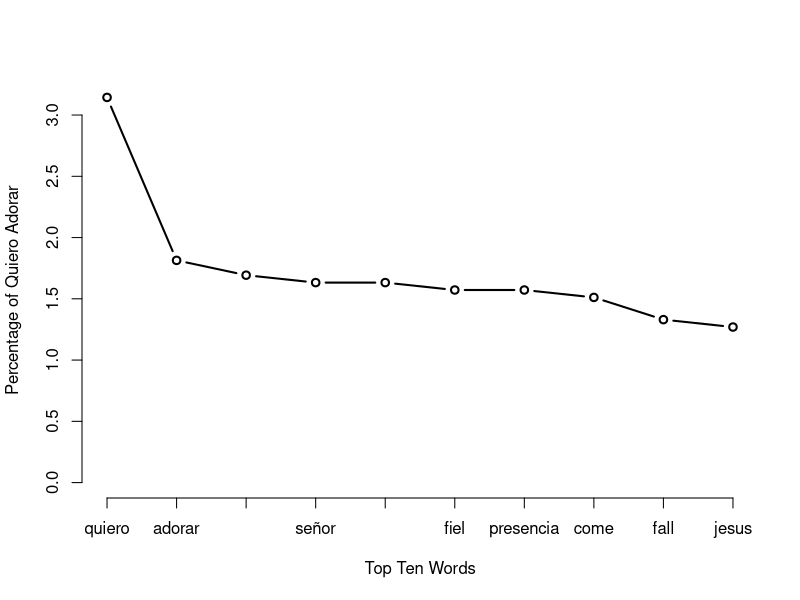
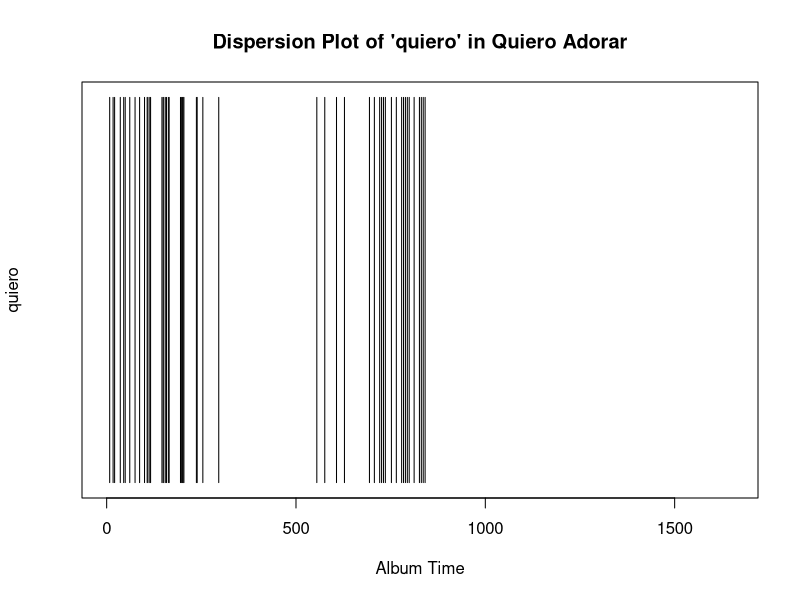

These figures' R source, in order:

################################################################
#Importing Songs

setwd("~/Documents/Text Analysis of Quiero Adorar")
text.v <- scan("Songs.txt", what = "character", sep = "\n")
head(text.v)


################################################################
#Pre-Processing Data

#Removing the line breaks
songs.v <- paste(text.v, collapse = " ")
head(songs.v)

#Making words lower case
songs.lower.v <- tolower(songs.v)
songs.lower.v

#Producing a list of words
song.words.l <- strsplit(songs.lower.v, "\\W")
song.words.l

#Unlisting a word
song.word.v <- unlist(song.words.l)
song.word.v

#Keeping only the non-blanks
not.blanks.v <- which(song.word.v != "")
song.word.v <- song.word.v[not.blanks.v]

#Removing sight words
not.sight.words <- which(song.word.v != "oh" & 
                           song.word.v != "a" & 
                           song.word.v != "tu" &
                           song.word.v != "you" &
                           song.word.v != "to" &
                           song.word.v != "de" &
                           song.word.v != "u" &
                           song.word.v != "que" &
                           song.word.v != "is" &
                           song.word.v != "my" &
                           song.word.v != "your" &
                           song.word.v != "ti" &
                           song.word.v != "we" &
                           song.word.v != "la" &
                           song.word.v != "coro" &
                           song.word.v != "en" &
                           song.word.v != "me" &
                           song.word.v != "mi" &
                           song.word.v != "y" &
                           song.word.v != "on" &
                           song.word.v != "the" &
                           song.word.v != "lo" &
                           song.word.v != "and" &
                           song.word.v != "tú" &
                           song.word.v != "with" &
                           song.word.v != "o" &
                           song.word.v != "verso" &
                           song.word.v != "has" &
                           song.word.v != "s" &
                           song.word.v != "tú" &
                           song.word.v != "with" &
                           song.word.v != "sofi" &
                           song.word.v != "por" &
                           song.word.v != "for" &
                           song.word.v != "of" &
                           song.word.v != "it" &
                           song.word.v != "al" &
                           song.word.v != "un" &
                           song.word.v != "se" &
                           song.word.v != "por" &
                           song.word.v != "for" &
                           song.word.v != "chorus")

song.word.v <- song.word.v[not.sight.words]
head(song.word.v)


################################################################
#Starting Analysis

#Counting the word heart and the calculating a frequency of the word
length(song.word.v[which(song.word.v=="heart")])/length((song.word.v))

#Counting the number of unique words used in the album
length(unique(song.word.v))

#Unique words as a percentage of all words
length(unique(song.word.v))/length(song.word.v)

#Favorite songs in songs
song.freq.t <- table(song.word.v)
sorted.song.freq.t <- sort(song.freq.t, decreasing = TRUE)
sorted.song.freq.t

################################################################
#Comparing Word Frequency in the Data

#How gender bias are the songs
sorted.song.freq.t["him"]/sorted.song.freq.t["her"]

#Calculating the relative frequency
sorted.song.rel.freqs.t <- 100*(sorted.song.freq.t/sum(sorted.song.freq.t))

#Top 10 Words
plot(sorted.song.rel.freqs.t[1:10], type = "b", 
     xlab = "Top Ten Words", ylab = "Percentage of Quiero Adorar", xaxt = "n")
axis(1, 1: 10, labels = names(sorted.song.rel.freqs.t[1:10]))

################################################################
#Token Distribution Analysis

#Creating a sequence the length of the text
n.time.v <- seq(1:length(song.word.v))

#Create a vector for the occurance of 'quiero', standardized for the length of the texrt
quiero.v <- which(song.word.v == 'quiero')
w.count.v <- rep(NA, length(n.time.v))
w.count.v[quiero.v] <- 1

plot(w.count.v, main = "Dispersion Plot of 'quiero' in Quiero Adorar",
     xlab = "Album Time", ylab = "quiero", type = "h", ylim = c(0,1), yaxt = 'n')


#Finding start of new songs
rm(list = ls())
song.v <- scan("Songs.txt", what = "character", sep = "\n")
song.position <- grep("^SONG:", song.v)
song.v[song.position]
